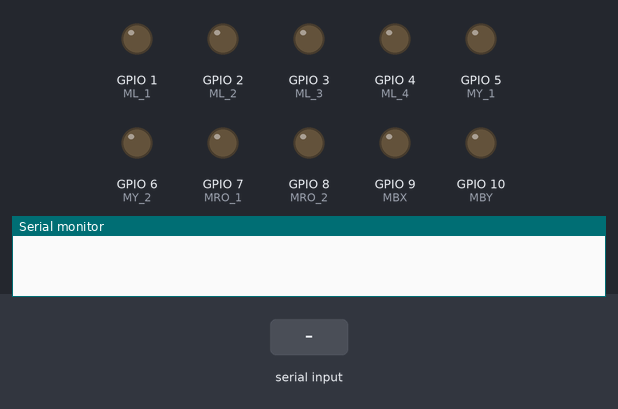
A sketch run on a simulated ESP32-S3. Parts: output pins drawn as LEDs (lit = HIGH), the last lines printed to the serial monitor. The test bench sets the inputs (shaded band).

Above: at 1.2 s.
1.3 s: "Q" received over Serial
At 1.6 s:
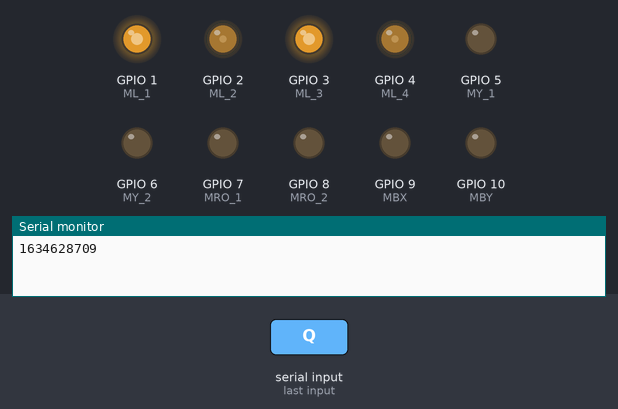
2.8 s: "A" received over Serial
At 3.9 s:
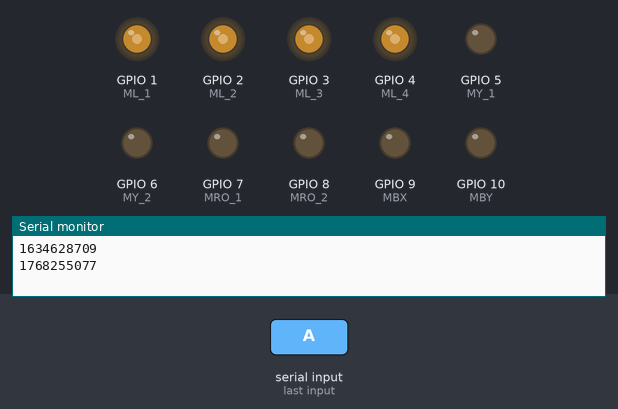
4.3 s: "Z" received over Serial
At 5.0 s:
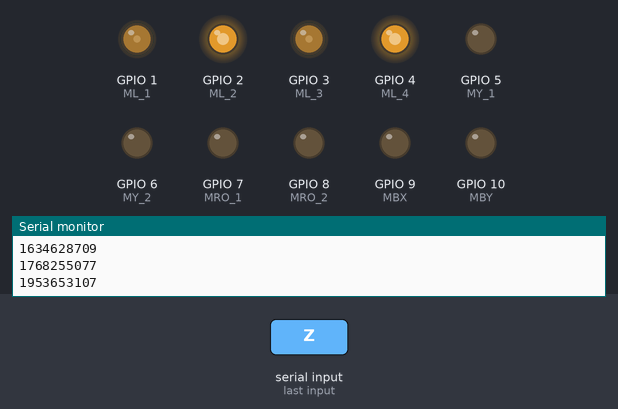
5.8 s: "W" received over Serial
At 6.2 s:
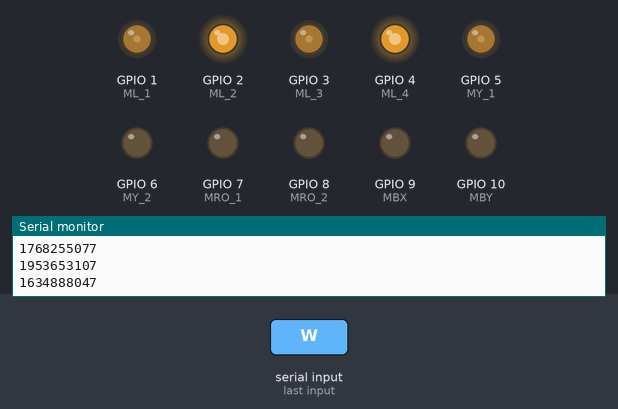
7.3 s: "E" received over Serial
At 8.5 s:
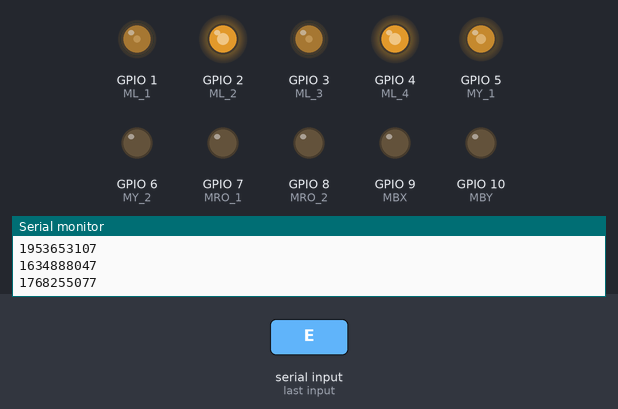
8.8 s: "R" received over Serial
At 9.7 s:
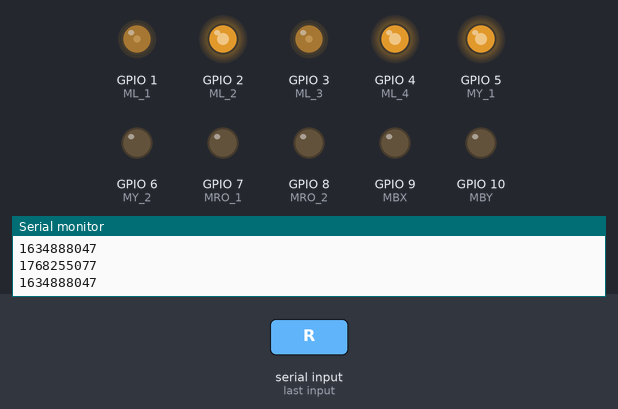
Timing chart, 0 to 11.3 s (numbered marks = the images above; inputs shaded):
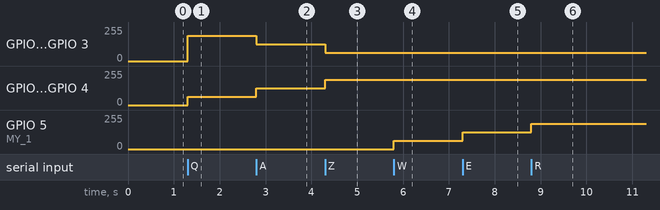

Measured:
- after the input at 1.3 s, GPIO 1 (ML_1), GPIO 3 (ML_3): 0/255 → 189/255 at once; GPIO 2 (ML_2), GPIO 4 (ML_4): 0/255 → 63/255 at once
- after the input at 2.8 s, GPIO 1 (ML_1), GPIO 3 (ML_3): 189/255 → 127/255 at once; GPIO 2 (ML_2), GPIO 4 (ML_4): 63/255 → 127/255 at once
- after the input at 4.3 s, GPIO 1 (ML_1), GPIO 3 (ML_3): 127/255 → 63/255 at once; GPIO 2 (ML_2), GPIO 4 (ML_4): 127/255 → 189/255 at once
- after the input at 5.8 s, GPIO 5 (MY_1): 0/255 → 63/255 at once
- after the input at 7.3 s, GPIO 5 (MY_1): 63/255 → 127/255 at once
- after the input at 8.8 s, GPIO 5 (MY_1): 127/255 → 189/255 at once

The sketch:

Programa_General_ReMBot.ino
```cpp
/*
 * Primer programa programa base para ReMBotcon Cytron MDD10A
 * --> Control del movimiento de los motores de cada sistema.
 * --> Tipo de control Locked-Antiphase PWM
 * Diciemnbre 2020
 * ESP32 TRA
 */


/*
 *---------------------------------------------------------------------------------------
 *                                Pines y variables
 * --------------------------------------------------------------------------------------
 */

/*
 * C.T < 50% --> Giro en sentido horario
 * C.T = 50% --> Detenido
 * C.T > 50% --> Giro en sentido antihorario
 *
 * Nota: Se recomienda no tomar los valores máximos (0, 255)
 */
//DEFINICION DE VARIABLES DE VELOCIDAD
//CONSIDERANDO CW--->VEL>127
//CONSIDERANDO CCW--->VEL<127

int VEL_CW = 190; //50%
int VEL_CCW = 63; //50%
int VEL_STOP = 127; //SE DETIENE LOS MOTORES

//DEFINICION DE PINES PARA MOTORES

//---------------------------------------LOCOMOCION-------------------------------------
//PIN (PUEDEN CAMBIAR)
int ML_1 = 1;
int ML_2 = 2;
int ML_3 = 3;
int ML_4 = 4;

//CANALES PARA LOCOMOCION (EN PRINCIPIO NO SE MUEVEN)
int CML_1 = 1;
int CML_2 = 2;
int CML_3 = 3;
int CML_4 = 4;

//---------------------------------------YAW-------------------------------------
//PIN (PUEDEN CAMBIAR)
// YAW DELANTERO
int MY_1 = 5;
// YAW TRASERO
int MY_2 = 6;

//CANALES PARA YAW (EN PRINCIPIO NO SE MUEVEN)
//YAW DELANTERO
int CMY_1 = 5;
//YAW TRASERO
int CMY_2 = 6;

//---------------------------------------ROLL-------------------------------------
//PIN (PUEDEN CAMBIAR)
//ROLL DELANTERO
int MRO_1 = 7;
//ROLL TRASERO
int MRO_2 = 8;

//CANALES PARA ROLL (EN PRINCIPIO NO SE MUEVEN)
//ROLL DELANTERO
int CMRO_1 = 7;
//ROLL TRASERO
int CMRO_2 = 8;

//---------------------------------------BALANCEO-------------------------------------
//PIN (PUEDEN CAMBIAR)
//EJE X
int MBX = 9;
//EJE Y
int MBY = 10;

//CANALES PARA BALANCEO (EN PRINCIPIO NO SE MUEVEN)
//ROLL DELANTERO
int CMBX = 9;
//ROLL TRASERO
int CMBY = 10;


/*
 *-----------------------------------------------------------------------------------
 *                           Funciones principales
 *-----------------------------------------------------------------------------------
 */

void setup() {
  //DEFINCION DE CANALES PARA LOS DIFERENTES SISTEMAS
  //---------------------------------------LOCOMOCION-------------------------------------
  ledcAttachPin(ML_1,CML_1);
  ledcAttachPin(ML_2,CML_2);
  ledcAttachPin(ML_3,CML_3);
  ledcAttachPin(ML_4,CML_4);

  //---------------------------------------YAW-------------------------------------
  //YAW DELANTERO
  ledcAttachPin(MY_1,CMY_1);
  //YAW TRASERO
  ledcAttachPin(MY_2,CMY_2);

  //---------------------------------------ROLL-------------------------------------
  //ROLL DELANTERO
  ledcAttachPin(MRO_1,CMRO_1);
  //ROLL TRASERO
  ledcAttachPin(MRO_2,CMRO_2);

  //---------------------------------------BALANCEO-------------------------------------
  //EJE X
  ledcAttachPin(MBX,CMBX);
  //EJE Y
  ledcAttachPin(MBY,CMBY);


  //DEFINCION DE PARAMETROS PARA LOS CANALES (MISMOS PARAMETROS PARA TODOS LOS CANALES)
  //---------------------------------------LOCOMOCION-------------------------------------
  ledcSetup(CML_1,8000,8);
  ledcSetup(CML_2,8000,8);
  ledcSetup(CML_3,8000,8);
  ledcSetup(CML_4,8000,8);

  //---------------------------------------YAW-------------------------------------
  //YAW DELANTERO
  ledcSetup(CMY_1,8000,8);
  //YAW TRASERO
  ledcSetup(CMY_2,6000,8);

  //---------------------------------------ROLL-------------------------------------
  //ROLL DELANTERO
  ledcSetup(CMRO_1,8000,8);
  //ROLL TRASERO
  ledcSetup(CMRO_2,8000,8);
  //---------------------------------------BALANCEO-------------------------------------
  //EJE X
  ledcSetup(CMBX,8000,8);
  //EJE Y
  ledcSetup(CMBY,8000,8);

  //SE INICIA COMUNICACION SERIAL
  Serial.begin(115200);
}

//-------------------------------------------MAIN LOOP-----------------------------------------------
void loop() {
  if (Serial.available())
  {
    char dato = Serial.read();
    //------------------------LOCOMOCION-------------------------------
    if (dato=='Q' || dato=='A' || dato=='Z')
    {
      LOCOMOCION(dato);
    }

    //---------------------------YAW-----------------------------------
    if (dato=='W' || dato=='E' || dato=='R' || dato=='S' || dato=='D' || dato=='F')
    {
      YAW(dato);
    }

    //---------------------------ROLL-----------------------------------
    if (dato=='I' || dato=='O' || dato=='P' || dato=='K' || dato=='L' || dato=='Ñ')
    {
      ROLL(dato);
    }

    //---------------------------BALANCEO-----------------------------------
    if (dato=='Y' || dato=='N' || dato=='G' || dato=='J' || dato=='H')
    {
      BALANCEO(dato);
    }
  }

}


/*
 *-------------------------------------------------------------------------------------------
 *                            Funciones de movimiento y giro
 *-------------------------------------------------------------------------------------------
 */

//------------------------------------------LOCOMOCION---------------------------------------
void LOCOMOCION(char letra)
{
  if (letra=='Q') // 4 LLANTAS HACIA ADELANTE
  {
    ledcWrite(CML_1,VEL_CW);
    ledcWrite(CML_2,VEL_CCW);
    ledcWrite(CML_3,VEL_CW);
    ledcWrite(CML_4,VEL_CCW);
    Serial.println('El Robot se mueve hacia delante');
  }
  if (letra=='A') // 4 LLANTAS SE DETIENEN
  {
    ledcWrite(CML_1,VEL_STOP);
    ledcWrite(CML_2,VEL_STOP);
    ledcWrite(CML_3,VEL_STOP);
    ledcWrite(CML_4,VEL_STOP);
    Serial.println('El Robot se detiene');
  }
  if (letra=='Z') // 4 LLANTAS HACIA ATRAS
  {
    ledcWrite(CML_1,VEL_CCW);
    ledcWrite(CML_2,VEL_CW);
    ledcWrite(CML_3,VEL_CCW);
    ledcWrite(CML_4,VEL_CW);
    Serial.println('El Robot se mueve hacia atras');
  }
}


//------------------------------------------YAW---------------------------------------
void YAW(char letra)
{
//  --------------------------------YAW_DELANTERO---------------------------------------
  if (letra=='W') // YAW DELANTERO GIRA EN SENTIDO ANTIHORARIO
  {
    ledcWrite(CMY_1,VEL_CCW);
    Serial.println('YAW delantero gira en sentido antihorario');
  }
  if (letra=='E') // YAW DELANTERO SE DETIENE
  {
    ledcWrite(CMY_1,VEL_STOP);
    Serial.println('YAW delantero se detiene');
  }
  if (letra=='R') // YAE DELANTERO GIRA EN SENTIDO HORARIO
  {
    ledcWrite(CMY_1,VEL_CW);
    Serial.println('YAW delantero gira en sentido horario');
  }
//  --------------------------------YAW_TRASERO---------------------------------------
  if (letra=='S') // YAW TRASERO GIRA EN SENTIDO ANTIHORARIO
  {
    ledcWrite(CMY_2,VEL_CCW);
    Serial.println('YAW trasero gira en sentido antihorario');
  }
  if (letra=='D') // YAW TRASERO SE DETIENE
  {
    ledcWrite(CMY_2,VEL_STOP);
    Serial.println('YAW trasero se detiene');
  }
  if (letra=='F') // YAW TRASERO GIRA EN SENTIDO HORARIO
  {
    ledcWrite(CMY_2,VEL_CW);
    Serial.println('YAW trasero gira en sentido horario');
  }
}


//------------------------------------------ROLL---------------------------------------
void ROLL(char letra)
{
//  --------------------------------ROLL_DELANTERO---------------------------------------
  if (letra=='I') // ROLL DELANTERO GIRA EN SENTIDO ANTIHORARIO
  {
    ledcWrite(CMRO_1,VEL_CCW);
    Serial.println('ROLL delantero gira en sentido antihorario');
  }
  if (letra=='O') // ROLL DELANTERO SE DETIENE
  {
    ledcWrite(CMRO_1,VEL_STOP);
    Serial.println('ROLL delantero se detiene');
  }
  if (letra=='P') // ROLL DELANTERO GIRA EN SENTIDO HORARIO
  {
    ledcWrite(CMRO_1,VEL_CW);
    Serial.println('ROLL trasero gira en sentido horario');
  }
//  --------------------------------ROLL_TRASERO---------------------------------------
  if (letra=='K') // ROLL TRASERO GIRA EN SENTIDO ANTIHORARIO
  {
    ledcWrite(CMRO_2,VEL_CCW);
    Serial.println('ROLL trasero gira en sentido antihorario');
  }
  if (letra=='L') // ROLL TRASERO SE DETIENE
  {
    ledcWrite(CMRO_2,VEL_STOP);
    Serial.println('ROLL delantero se detiene');
  }
  if (letra=='Ñ') // ROLL TRASERO GIRA EN SENTIDO HORARIO
  {
    ledcWrite(CMRO_2,VEL_CW);
    Serial.println('ROLL trasero gira en sentido horario');
  }
}


//-----------------------------------------BALANCEO---------------------------------------
void BALANCEO(char letra)
{
//  --------------------------------EJE X---------------------------------------
  if (letra=='Y') // MOTOR DE X IMPULSA EL MECANISMO HACIA DELANTE
  {
    ledcWrite(CMBX,VEL_CW);
    Serial.println('Motor de X impulsa hacia delante el mecanismo');
  }
  if (letra=='N') // MOTOR DE X IMPULSA EL MECANISMO HACIA ATRAS
  {
    ledcWrite(CMBX,VEL_CCW);
    Serial.println('Motor de X impulsa hacia atras el mecanismo');
  }
//  --------------------------------EJE Y---------------------------------------
  if (letra=='G') // MOTOR DE Y IMPULSA EL MECANISMO HACIA DELANTE
  {
    ledcWrite(CMBY,VEL_CW);
    Serial.println('Motor de Y impulsa hacia delante el mecanismo');
  }
  if (letra=='J') // MOTOR DE Y IMPULSA EL MECANISMO HACIA ATRAS
  {
    ledcWrite(CMBY,VEL_CCW);
    Serial.println('Motor de Y impulsa hacia atras el mecanismo');
  }
//----------------------------MOTORES_SE_DETIENEN-------------------------------
  if (letra=='H') // MOTORES DE BALANCEO SE DETIENEN
  {
    ledcWrite(CMBX,VEL_STOP);
    ledcWrite(CMBY,VEL_STOP);
    Serial.println('Motores de balanceo se detienen');
  }
}
```
